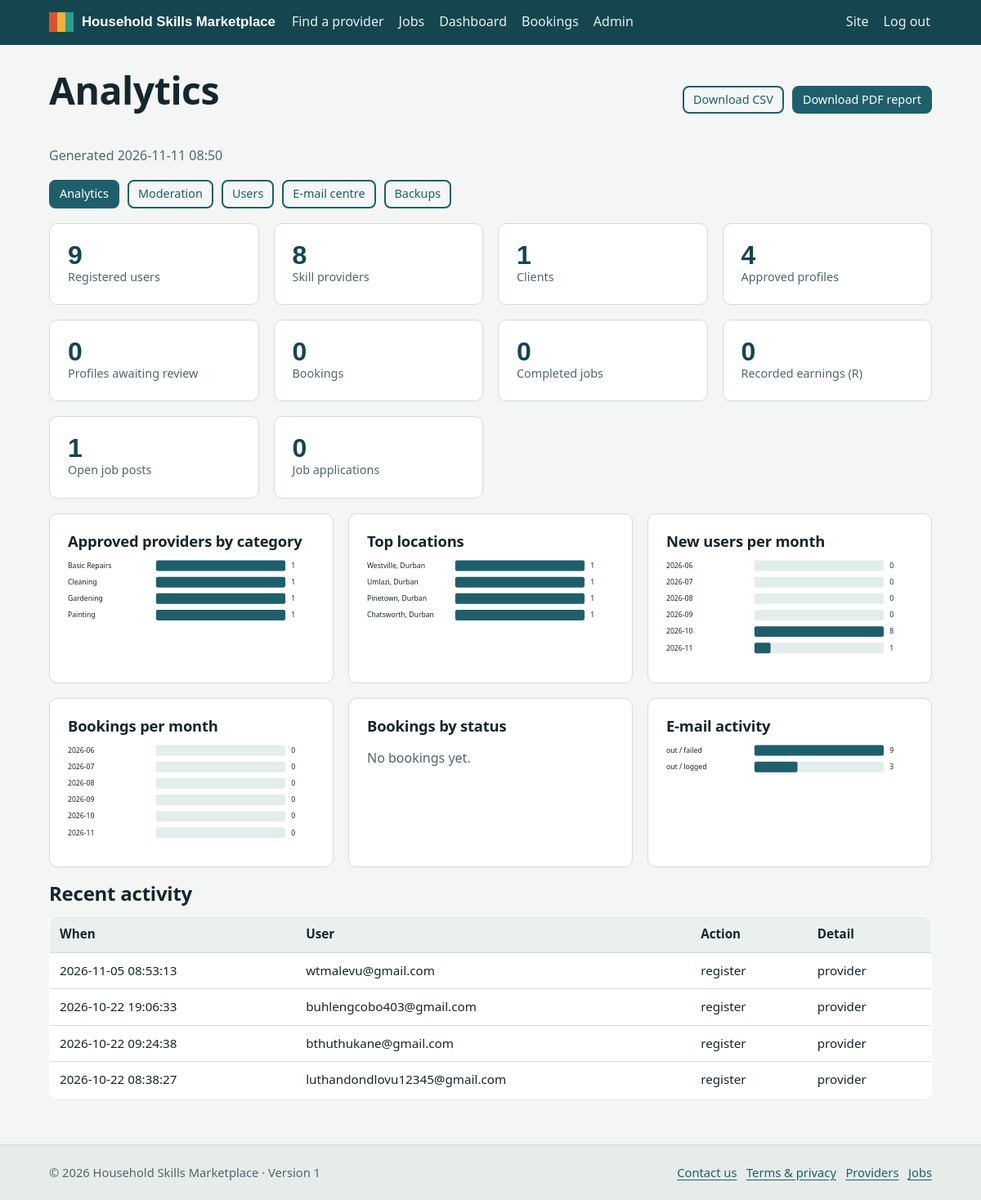
The page /admin (signed in) on the database its author committed.
### tables this page shows
CREATE TABLE users(
  id INTEGER PRIMARY KEY AUTOINCREMENT,
  email TEXT NOT NULL UNIQUE COLLATE NOCASE,
  password_hash TEXT NOT NULL,
  full_name TEXT NOT NULL,
  phone TEXT DEFAULT '',
  role TEXT NOT NULL CHECK(role IN ('client','provider','admin')),
  is_verified INTEGER NOT NULL DEFAULT 0,
  is_active INTEGER NOT NULL DEFAULT 1,
  ua_hash TEXT,
  created_at TEXT NOT NULL DEFAULT CURRENT_TIMESTAMP,
  last_login TEXT
);

CREATE TABLE audit_log(
  id INTEGER PRIMARY KEY AUTOINCREMENT, user_id INTEGER, action TEXT NOT NULL,
  detail TEXT DEFAULT '', ip TEXT, created_at TEXT NOT NULL DEFAULT CURRENT_TIMESTAMP
);

### app.py (the view)
    @app.route("/admin")
    @admin_only
    def admin_home():
        a = reports.analytics()
        recent = q("SELECT l.*, u.email FROM audit_log l LEFT JOIN users u ON u.id=l.user_id ORDER BY l.id DESC LIMIT 8")
        return render_template("admin_home.html", a=a, recent=recent)

### db.py (called while the page is built)
def get_db():
    if "db" not in g:
        g.db = sqlite3.connect(current_app.config["DATABASE"], timeout=15)
        g.db.row_factory = sqlite3.Row
        g.db.execute("PRAGMA foreign_keys=ON")
    return g.db

def q(sql, args=(), one=False):
    rows = get_db().execute(sql, args).fetchall()
    if one:
        return rows[0] if rows else None
    return rows

### security.py (called while the page is built)
def rules_json():
    return json.dumps({"min": MIN_LEN, "common": COMMON, "rules": RULES})

def csrf_token():
    if "csrf" not in session:
        session["csrf"] = secrets.token_urlsafe(32)
    return session["csrf"]

### templates/admin_home.html
{% extends "base.html" %}{% import '_m.html' as m with context %}{% block title %}Admin analytics{% endblock %}
{% block content %}<div class="row between"><h1>Analytics</h1><span class="row noprint"><a class="btn sm ghost" href="{{ url_for('analytics_csv') }}">Download CSV</a><a class="btn sm" href="{{ url_for('analytics_pdf') }}">Download PDF report</a></span></div>
<p class="muted">Generated {{ a.generated }}</p>{% with active='home' %}{% include 'admin_nav.html' %}{% endwith %}
<div class="grid g3 mt">{% for label, v in a.totals %}<div class="card"><div class="stat">{{ v }}</div><div>{{ label }}</div></div>{% endfor %}</div>
<div class="grid g2 mt"><div class="card"><h3>Approved providers by category</h3>{% if a.by_category %}{{ m.bars(a.by_category) }}{% else %}<p class="muted">No data yet.</p>{% endif %}</div>
<div class="card"><h3>Top locations</h3>{% if a.by_location %}{{ m.bars(a.by_location) }}{% else %}<p class="muted">No data yet.</p>{% endif %}</div>
<div class="card"><h3>New users per month</h3>{{ m.bars(a.signups) }}</div><div class="card"><h3>Bookings per month</h3>{{ m.bars(a.bookings_monthly) }}</div>
<div class="card"><h3>Bookings by status</h3>{% if a.booking_status %}{{ m.bars(a.booking_status) }}{% else %}<p class="muted">No bookings yet.</p>{% endif %}</div>
<div class="card"><h3>E-mail activity</h3>{% if a.emails %}{{ m.bars(a.emails) }}{% else %}<p class="muted">No e-mail yet.</p>{% endif %}</div></div>
<h2 class="mt">Recent activity</h2><div class="tscroll"><table><thead><tr><th>When</th><th>User</th><th>Action</th><th>Detail</th></tr></thead><tbody>
{% for r in recent %}<tr><td>{{ r.created_at }}</td><td>{{ r.email or '-' }}</td><td>{{ r.action }}</td><td>{{ r.detail }}</td></tr>{% else %}<tr><td colspan="4" class="muted">Nothing yet.</td></tr>{% endfor %}</tbody></table></div>{% endblock %}

### templates/base.html (shortened to what this page needs)
<!doctype html>
<html lang="en">
<head>
<link rel="stylesheet" href="{{ url_for('static', filename='css/style.css') }}">
</head>
<body>
<header class="top"><div class="wrap">
 <a class="brand" href="{{ url_for('index') }}"><span class="chips" aria-hidden="true"><i></i><i></i><i></i></span>Household Skills Marketplace</a>
 <nav class="main" aria-label="Main">
  <a href="{{ url_for('providers') }}">Find a provider</a>
  <a href="{{ url_for('jobs') }}">Jobs</a>
  {% if me %}
   <a href="{{ url_for('dashboard') }}">Dashboard</a>
   <a href="{{ url_for('bookings') }}">Bookings</a>
   {% if me.role == 'admin' %}<a href="{{ url_for('admin_home') }}">Admin</a>{% endif %}
  {% endif %}
 </nav>
 <div class="right">
  {% if me %}<a href="{{ url_for('account') }}">{{ me.full_name.split()[0] }}</a>
   <form method="post" action="{{ url_for('logout') }}"><input type="hidden" name="csrf_token" value="{{ csrf_token() }}"><button class="linkbtn" type="submit">Log out</button></form>
  {% else %}<a href="{{ url_for('login') }}">Log in</a><a class="btn chip sm" href="{{ url_for('register') }}">Sign up</a>{% endif %}
 </div>
</div></header>
<main id="main"><div class="wrap">
 {% block content %}{% endblock %}
</div></main>
<footer><div class="wrap"><span>&copy; {{ today[:4] }} Household Skills Marketplace &middot; Version 1</span>
 <span><a href="{{ url_for('contact') }}">Contact us</a> &nbsp; <a href="{{ url_for('terms') }}">Terms &amp; privacy</a> &nbsp; <a href="{{ url_for('providers') }}">Providers</a> &nbsp; <a href="{{ url_for('jobs') }}">Jobs</a></span></div></footer>
</body></html>

### static/css/style.css (style rules this page uses)
:root { --ink:#16262d;--teal:#1f5f6b;--teal-d:#154650;--chip:#f2b23a;--bg:#f3f6f5;--card:#fff;--line:#d3dcd9;--muted:#52666d;--err:#a8332a;--ok:#25744a;--r:10px; --c0:#d9532b;--c1:#2a9d8f;--c2:#5f8f43;--c3:#e0a526;--c4:#3a7ca5;--c5:#8b5cc6;--c6:#8d6a4a;--c7:#c8405a;--c8:#4f6d7a }
* { box-sizing:border-box }
html { scroll-behavior:smooth }
body { margin:0;font:16px/1.55 "Segoe UI",system-ui,-apple-system,Roboto,Helvetica,Arial,sans-serif;color:var(--ink);background:var(--bg) }
h1,h2,h3 { font-family:"Trebuchet MS","Segoe UI",system-ui,sans-serif;line-height:1.2;letter-spacing:-.01em;margin:0 0 .5em }
h1 { font-size:clamp(1.9rem,4vw,2.9rem) }
h2 { font-size:1.5rem }
h3 { font-size:1.15rem }
a { color:var(--teal);text-underline-offset:3px }
.wrap { max-width:1120px;margin:0 auto;padding:0 20px }
header.top { background:var(--teal-d);color:#fff;position:sticky;top:0;z-index:5 }
header.top .wrap { display:flex;align-items:center;gap:18px;flex-wrap:wrap;padding-top:10px;padding-bottom:10px }
.brand { display:flex;align-items:center;gap:10px;color:#fff;text-decoration:none;font:700 1.05rem "Trebuchet MS",sans-serif }
.chips { display:flex }
.chips i { width:10px;height:24px;display:block }
.chips i:nth-child(1) { background:var(--c0) }
.chips i:nth-child(2) { background:var(--chip) }
.chips i:nth-child(3) { background:var(--c1) }
nav.main { display:flex;gap:4px 14px;flex-wrap:wrap;flex:1 }
nav.main a,.right a,.linkbtn { color:#e6f0ee;text-decoration:none;padding:4px 2px;border-bottom:2px solid transparent;background:none;border-top:0;border-left:0;border-right:0;font:inherit;cursor:pointer }
.right { display:flex;gap:14px;align-items:center }
.right form { margin:0 }
main { padding:28px 0 56px;min-height:60vh }
footer { background:#e5ecea;border-top:1px solid var(--line);padding:22px 0;font-size:.92rem;color:var(--muted) }
footer .wrap { display:flex;gap:18px;flex-wrap:wrap;justify-content:space-between }
.card { background:var(--card);border:1px solid var(--line);border-radius:var(--r);padding:22px }
.grid { display:grid;gap:18px }
.g2 { grid-template-columns:repeat(auto-fit,minmax(300px,1fr)) }
.g3 { grid-template-columns:repeat(auto-fit,minmax(250px,1fr)) }
.muted { color:var(--muted) }
.mt { margin-top:18px }
.row { display:flex;gap:10px;flex-wrap:wrap;align-items:center }
.between { justify-content:space-between }
.btn { display:inline-block;background:var(--teal);color:#fff;border:2px solid var(--teal);border-radius:8px;padding:9px 18px;font:600 1rem inherit;font-family:inherit;text-decoration:none;cursor:pointer }
.btn.ghost { background:transparent;color:var(--teal) }
.btn.sm { padding:4px 11px;font-size:.9rem }
table { width:100%;border-collapse:collapse;background:#fff;border:1px solid var(--line);border-radius:var(--r);overflow:hidden }
th,td { text-align:left;padding:10px 12px;border-bottom:1px solid var(--line);vertical-align:top;font-size:.95rem }
th { background:#e9f0ee }
.tscroll { overflow-x:auto }
.stat { font:700 2rem "Trebuchet MS",sans-serif;color:var(--teal-d);line-height:1 }
.stat+div { color:var(--muted);font-size:.9rem }

### rows shown on the page
users: full_name "Site"
audit_log: created_at "2026-11-05 08:53:13", email "wtmalevu@gmail.com", action "register", detail "provider"
audit_log: created_at "2026-10-22 19:06:33", email "buhlengcobo403@gmail.com", action "register", detail "provider"
audit_log: created_at "2026-10-22 09:24:38", email "bthuthukane@gmail.com", action "register", detail "provider"
audit_log: created_at "2026-10-22 08:38:27", email "luthandondlovu12345@gmail.com", action "register", detail "provider"

### other values the page prints
{{ a.generated }} "2026-11-11 08:50"
{{ v }} "9" "8" "1" "4" "0" "0" "0" "0" "1" "0"
{{ label }} "Registered users" "Skill providers" "Clients" "Approved profiles" "Profiles awaiting review" "Bookings" "Completed jobs" "Recorded earnings (R)" "Open job posts" "Job applications"
{{ label }} "Basic Repairs" "Cleaning" "Gardening" "Painting" "Westville, Durban" "Umlazi, Durban" "Pinetown, Durban" "Chatsworth, Durban" "2026-06" "2026-07" "2026-08" "2026-09" "2026-10" "2026-11" "2026-06" "2026-07" "2026-08" "2026-09" "2026-10" "2026-11" "out / failed" "out / logged"
{{ val }} "1" "1" "1" "1" "1" "1" "1" "1" "0" "0" "0" "0" "8" "1" "0" "0" "0" "0" "0" "0" "9" "3"
